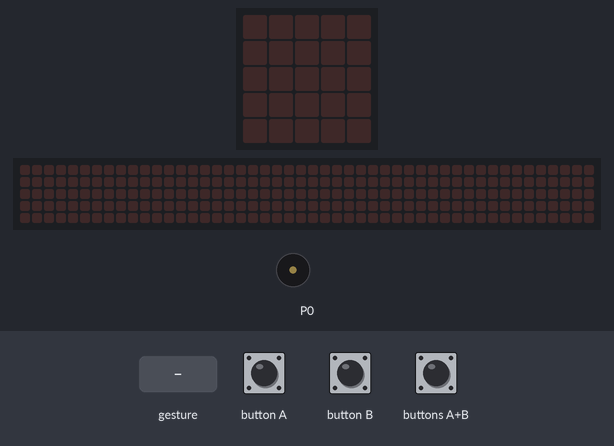
Simulated run of this program. Board: BBC micro:bit (MakeCode). Parts: the board's 5×5 LED display, a strip that is not on the board, showing the scrolling text unrolled, buzzer (waves = sounding). The test bench sets the inputs (shaded band). A tilt is held for 1.5 s and a shake lasts 1 s, then the board lies face up again; the 48×5 strip is a reading aid, not a part: it shows the text the display is scrolling, unrolled, one strip-width of it at a time.

Above: at 4.2 s.
4.3 s: button B pressed for 0.15 s
At 4.7 s:
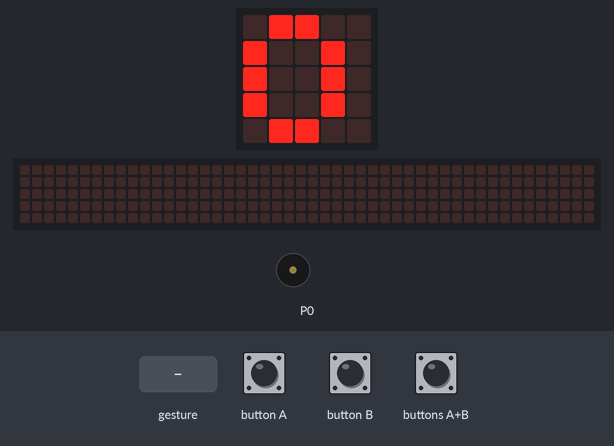
7.3 s: buttons A+B pressed for 0.15 s
At 10.1 s:
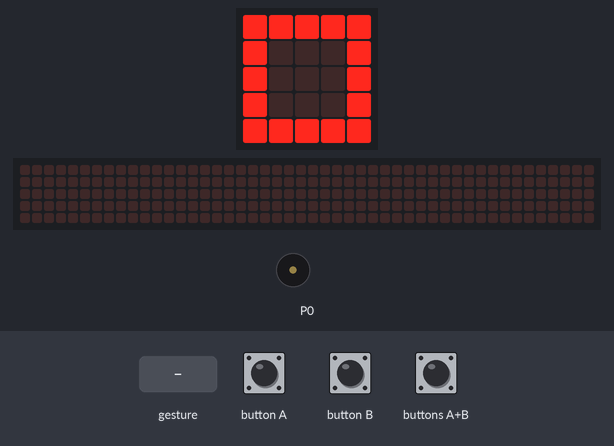
10.4 s: button A pressed for 0.15 s
At 12.9 s:
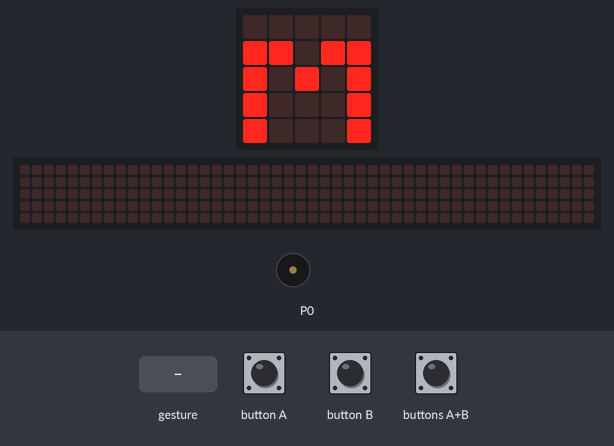
13.5 s: buttons A+B pressed for 1 s
At 15.5 s:
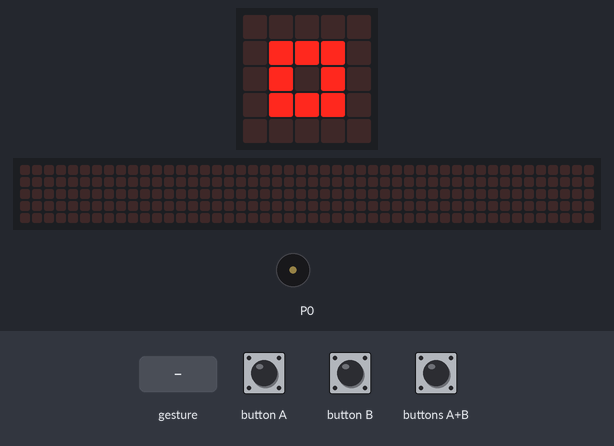
17.5 s: button B pressed for 0.15 s
At 18.47 s:
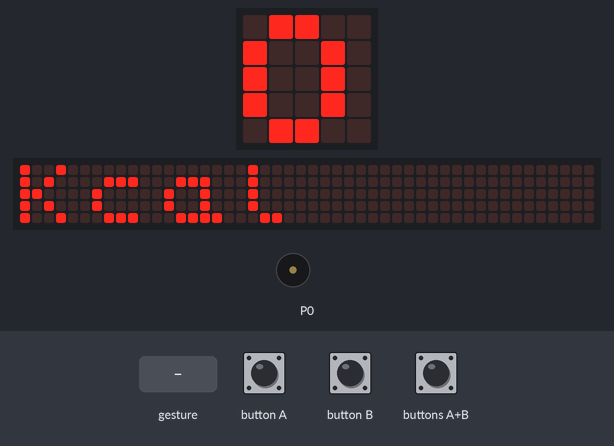
20.6 s: gesture 'shake'
At 24.2 s:
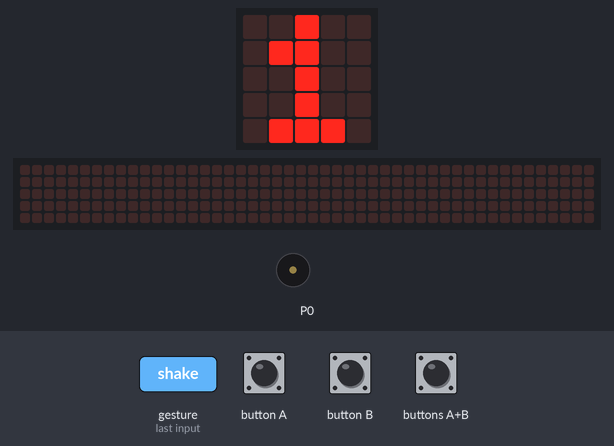
Timing chart, 0 to 24.6 s (numbered marks = the images above; inputs shaded):
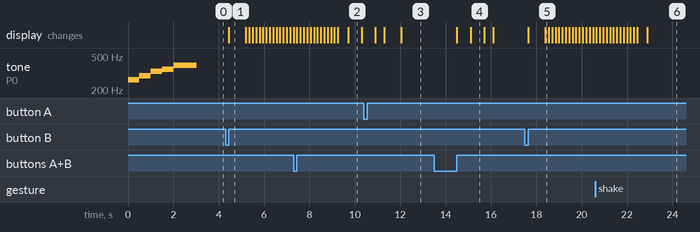

Measured:
- after the input at 4.3 s, the display: changes after 0.15 s (image 1)
- after the input at 7.3 s, the display: first differs from a run without the input after 2.4 s (image 2)
- after the input at 10.4 s, the display: first differs from a run without the input after 0.90 s (image 3 shows a later state)
- after the input at 13.5 s, the display: first changes after 1.0 s (image 4 shows a later state)
- after the input at 17.5 s, the display: first changes after 0.15 s (image 5 shows a later state)
- after the input at 20.6 s, the display: first differs from a run without the input after 2.3 s (image 6)
- what the display in image 1 shows lasts 0.7 s, from 4.5 s to 5.2 s

The program:

main.ts
```typescript
input.onButtonPressed(Button.A, function () {
    basic.showNumber(70 * steps)
    basic.showString("m")
})
input.onGesture(Gesture.Shake, function () {
    steps += 1
    basic.showNumber(steps)
    if (10000 <= steps) {
        basic.showString("Very good!")
        for (let index = 0; index < 3; index++) {
            basic.showIcon(IconNames.Heart)
            basic.showIcon(IconNames.SmallHeart)
            basic.clearScreen()
        }
    }
})
input.onButtonPressed(Button.AB, function () {
    steps = 0
    basic.showIcon(IconNames.Square)
    basic.showIcon(IconNames.SmallSquare)
    basic.showLeds(`
        . . . . .
        . . . . .
        . . # . .
        . . . . .
        . . . . .
        `)
    basic.clearScreen()
})
input.onButtonPressed(Button.B, function () {
    basic.showNumber(0.05 * steps)
    basic.showString("Kcal")
})
let steps = 0
steps = 0
music.playTone(262, music.beat(BeatFraction.Whole))
music.playTone(294, music.beat(BeatFraction.Whole))
music.playTone(330, music.beat(BeatFraction.Whole))
music.playTone(349, music.beat(BeatFraction.Whole))
music.playTone(392, music.beat(BeatFraction.Double))
```

test.ts
```typescript
// 테스트는 여기로 이동합니다; 이 패키지가 확장으로 사용될 때 컴파일되지 않을 것 입니다.
```
